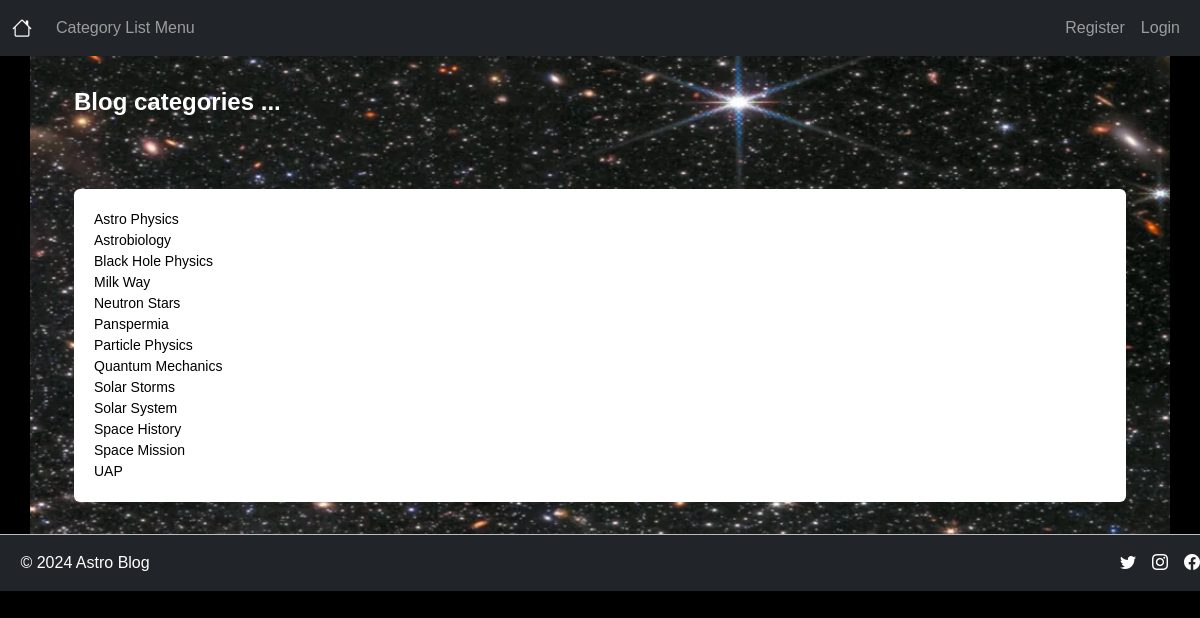
The page /category_list/ on the database its author committed.
### blogger/models.py (models this page shows, shortened)
class Category(models.Model):
    name = models.CharField(max_length=254, primary_key=True)
    category_discription = models.TextField(blank=True, null=True)
    class Meta:
        ordering = ('name',)
        verbose_name_plural = 'Categories'
    def __str__(self):
        return self.name
        return self.category_discription

### blogger/views.py (the view)
# urls.py: path('category_list/', CategoryListView, name='category-list'),
def CategoryListView(request):
    cat_menu_list = Category.objects.all()
    return render(request, 'category_list.html', {'cat_menu_list':cat_menu_list})

### blogger/templates/category_list.html (shortened to what this page needs)
{% extends 'base.html' %}
{% load static%}
{% block content %}
{% with image_url='/images/background.webp' %}
<div class="container" style="background: url('{% static image_url %}') no-repeat fixed top right / cover;">
<h4>Blog categories ... </h4>
<div class="container-banner">
    <div class="d-flex justify-content-center steps--background-white rounded">
        <div class="container-sub">
            {% for item in cat_menu_list %}
            <small>
                    <a class="dropdown-item" href="{% url 'category' item %}">
                    {{ item }}
                </a>
            </small>
            {% endfor %}
        </div>
    </div>
</div>
</div>
{% endwith %}
{% endblock %}

### static/css/styles.css (style rules this page uses)
:root { --primary-color: #ffffff; --attrib-color: #3987a6; --primary-color-highlight: #bdbdbd; --bs-body-bg: #9e9e9e4e; --bs-body-font-family: 'Montserrat', sans-serif; --accent-color: #ffffff; --border-color: #000000; --main-text-color: #ffffff; }
html { scroll-behavior: smooth; }
h4 { color: white; font-weight: bolder; padding: 2rem; }
body { font-family: 'Montserrat', Arial, sans-serif; height: 100%; margin: 0; text-align: left; background-color: black; }
html { height: 100%; margin: 0; }
.container-sub { width: 100%; padding: 1.25rem 1.25rem; margin: 0 auto; }
.container-banner { text-align: left; width: 100%; padding: 2rem; margin: 0 auto; }
.steps--background-white { background-color: white; color: black; }

### rows shown on the page
Category: name "Astro Physics"
Category: name "Astrobiology"
Category: name "Black Hole Physics"
Category: name "Milk Way"
Category: name "Neutron Stars"
Category: name "Panspermia"
Category: name "Particle Physics"
Category: name "Quantum Mechanics"
Category: name "Solar Storms"
Category: name "Solar System"
Category: name "Space History"
Category: name "Space Mission"
Category: name "UAP"
